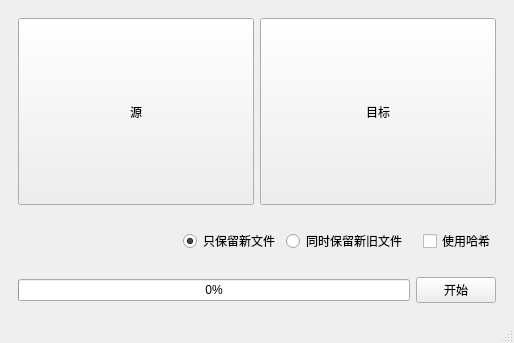
<?xml version="1.0" encoding="UTF-8"?>
<ui version="4.0">
 <class>MainWindow</class>
 <widget class="QMainWindow" name="MainWindow">
  <property name="geometry">
   <rect>
    <x>0</x>
    <y>0</y>
    <width>514</width>
    <height>343</height>
   </rect>
  </property>
  <property name="acceptDrops">
   <bool>false</bool>
  </property>
  <property name="windowTitle">
   <string>MainWindow</string>
  </property>
  <widget class="QWidget" name="centralwidget">
   <property name="acceptDrops">
    <bool>false</bool>
   </property>
   <layout class="QVBoxLayout" name="verticalLayout">
    <item>
     <widget class="QWidget" name="widget_2" native="true">
      <property name="acceptDrops">
       <bool>false</bool>
      </property>
      <layout class="QHBoxLayout" name="horizontalLayout_3">
       <item>
        <widget class="myButtom" name="source">
         <property name="sizePolicy">
          <sizepolicy hsizetype="Preferred" vsizetype="Preferred">
           <horstretch>0</horstretch>
           <verstretch>0</verstretch>
          </sizepolicy>
         </property>
         <property name="acceptDrops">
          <bool>true</bool>
         </property>
         <property name="text">
          <string>源</string>
         </property>
        </widget>
       </item>
       <item>
        <widget class="myButtom" name="target">
         <property name="sizePolicy">
          <sizepolicy hsizetype="Preferred" vsizetype="Preferred">
           <horstretch>0</horstretch>
           <verstretch>0</verstretch>
          </sizepolicy>
         </property>
         <property name="acceptDrops">
          <bool>true</bool>
         </property>
         <property name="text">
          <string>目标</string>
         </property>
        </widget>
       </item>
      </layout>
     </widget>
    </item>
    <item>
     <widget class="QWidget" name="widget" native="true">
      <property name="sizePolicy">
       <sizepolicy hsizetype="Preferred" vsizetype="Fixed">
        <horstretch>0</horstretch>
        <verstretch>0</verstretch>
       </sizepolicy>
      </property>
      <layout class="QHBoxLayout" name="horizontalLayout_2">
       <item>
        <spacer name="horizontalSpacer">
         <property name="orientation">
          <enum>Qt::Horizontal</enum>
         </property>
         <property name="sizeHint" stdset="0">
          <size>
           <width>40</width>
           <height>20</height>
          </size>
         </property>
        </spacer>
       </item>
       <item>
        <widget class="QRadioButton" name="new_only">
         <property name="text">
          <string>只保留新文件</string>
         </property>
         <property name="checked">
          <bool>true</bool>
         </property>
        </widget>
       </item>
       <item>
        <widget class="QRadioButton" name="both">
         <property name="text">
          <string>同时保留新旧文件</string>
         </property>
        </widget>
       </item>
       <item>
        <spacer name="horizontalSpacer_2">
         <property name="orientation">
          <enum>Qt::Horizontal</enum>
         </property>
         <property name="sizeType">
          <enum>QSizePolicy::Fixed</enum>
         </property>
         <property name="sizeHint" stdset="0">
          <size>
           <width>10</width>
           <height>20</height>
          </size>
         </property>
        </spacer>
       </item>
       <item>
        <widget class="QCheckBox" name="checkBox">
         <property name="text">
          <string>使用哈希</string>
         </property>
        </widget>
       </item>
      </layout>
     </widget>
    </item>
    <item>
     <widget class="QWidget" name="widget_3" native="true">
      <property name="sizePolicy">
       <sizepolicy hsizetype="Preferred" vsizetype="Fixed">
        <horstretch>0</horstretch>
        <verstretch>0</verstretch>
       </sizepolicy>
      </property>
      <layout class="QHBoxLayout" name="horizontalLayout_4">
       <item>
        <widget class="QProgressBar" name="progressBar">
         <property name="value">
          <number>0</number>
         </property>
        </widget>
       </item>
       <item>
        <widget class="QPushButton" name="start">
         <property name="text">
          <string>开始</string>
         </property>
        </widget>
       </item>
      </layout>
     </widget>
    </item>
   </layout>
  </widget>
  <widget class="QStatusBar" name="statusBar"/>
 </widget>
 <customwidgets>
  <customwidget>
   <class>myButtom</class>
   <extends>QPushButton</extends>
   <header>mybuttom.h</header>
  </customwidget>
 </customwidgets>
 <resources/>
 <connections/>
</ui>
